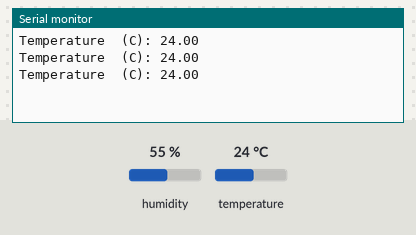
The sketch below on a simulated Arduino Uno, built with avr-gcc and run on an emulated ATmega328P. On the bench: the last lines printed to the serial monitor. Inputs (shaded band) come from the test bench; at power-on: temperature 24 °C, humidity 55 %.

Above: at 2.8 s.
2.9 s: temperature set to 12 °C
At 4.4 s:
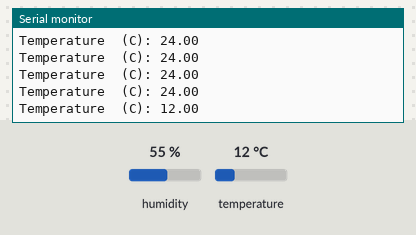
5.6 s: temperature set to 19 °C
At 7.6 s:
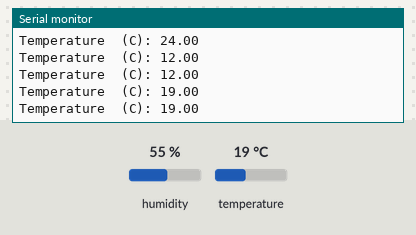
Timing chart, 0 to 9.1 s (numbered marks = the images above; inputs shaded):
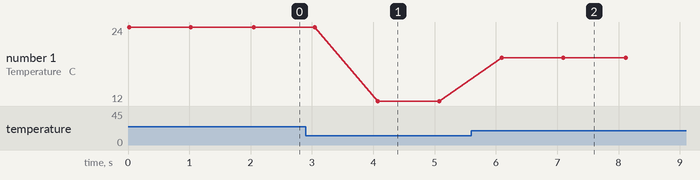

Measured:
- after the input at 2.9 s, the serial monitor: prints a new line after 1.2 s (image 1)
- after the input at 5.6 s, the serial monitor: prints a new line after 0.50 s (image 2)
- plotted number 1: 24 → 12 after the input at 2.9 s, 12 → 19 after the input at 5.6 s

The sketch:

Exp6.ino
```cpp
#include <DHT.h>
#define sensorPin 4
DHT dht(sensorPin, DHT11);
float reading;

void  setup()
{
  Serial.begin(9600);
  dht.begin();
}

void loop()
{
  reading = dht.readTemperature();
  Serial.print("Temperature  (C): ");
  Serial.println(reading);
  delay(1000);
}
```
